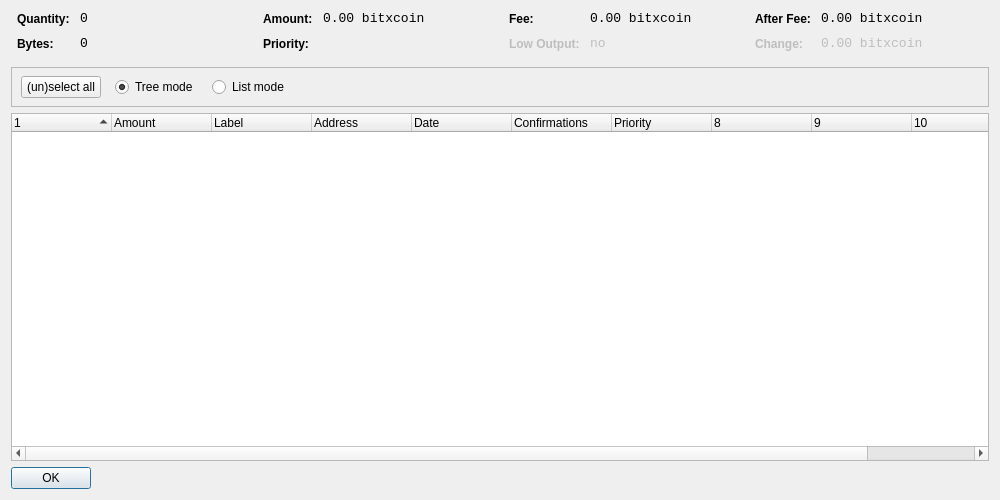
<?xml version="1.0" encoding="UTF-8"?>
<ui version="4.0">
 <class>CoinControlDialog</class>
 <widget class="QDialog" name="CoinControlDialog">
  <property name="geometry">
   <rect>
    <x>0</x>
    <y>0</y>
    <width>1000</width>
    <height>500</height>
   </rect>
  </property>
  <property name="windowTitle">
   <string>Coin Control</string>
  </property>
  <layout class="QVBoxLayout" name="verticalLayout">
   <item>
    <layout class="QHBoxLayout" name="horizontalLayoutTop" stretch="0,0,0,0">
     <property name="topMargin">
      <number>0</number>
     </property>
     <property name="bottomMargin">
      <number>10</number>
     </property>
     <item>
      <layout class="QFormLayout" name="formLayoutCoinControl1">
       <property name="horizontalSpacing">
        <number>10</number>
       </property>
       <property name="verticalSpacing">
        <number>10</number>
       </property>
       <property name="leftMargin">
        <number>6</number>
       </property>
       <property name="rightMargin">
        <number>6</number>
       </property>
       <item row="0" column="0">
        <widget class="QLabel" name="labelCoinControlQuantityText">
         <property name="styleSheet">
          <string notr="true">font-weight:bold;</string>
         </property>
         <property name="text">
          <string>Quantity:</string>
         </property>
        </widget>
       </item>
       <item row="0" column="1">
        <widget class="QLabel" name="labelCoinControlQuantity">
         <property name="font">
          <font>
           <family>Monospace</family>
           <pointsize>10</pointsize>
          </font>
         </property>
         <property name="cursor">
          <cursorShape>IBeamCursor</cursorShape>
         </property>
         <property name="contextMenuPolicy">
          <enum>Qt::ActionsContextMenu</enum>
         </property>
         <property name="text">
          <string notr="true">0</string>
         </property>
         <property name="textInteractionFlags">
          <set>Qt::LinksAccessibleByMouse|Qt::TextSelectableByKeyboard|Qt::TextSelectableByMouse</set>
         </property>
        </widget>
       </item>
       <item row="1" column="0">
        <widget class="QLabel" name="labelCoinControlBytesText">
         <property name="styleSheet">
          <string notr="true">font-weight:bold;</string>
         </property>
         <property name="text">
          <string>Bytes:</string>
         </property>
        </widget>
       </item>
       <item row="1" column="1">
        <widget class="QLabel" name="labelCoinControlBytes">
         <property name="font">
          <font>
           <family>Monospace</family>
           <pointsize>10</pointsize>
          </font>
         </property>
         <property name="cursor">
          <cursorShape>IBeamCursor</cursorShape>
         </property>
         <property name="contextMenuPolicy">
          <enum>Qt::ActionsContextMenu</enum>
         </property>
         <property name="text">
          <string notr="true">0</string>
         </property>
         <property name="textInteractionFlags">
          <set>Qt::LinksAccessibleByMouse|Qt::TextSelectableByKeyboard|Qt::TextSelectableByMouse</set>
         </property>
        </widget>
       </item>
      </layout>
     </item>
     <item>
      <layout class="QFormLayout" name="formLayoutCoinControl2">
       <property name="horizontalSpacing">
        <number>10</number>
       </property>
       <property name="verticalSpacing">
        <number>10</number>
       </property>
       <property name="leftMargin">
        <number>6</number>
       </property>
       <property name="rightMargin">
        <number>6</number>
       </property>
       <item row="0" column="0">
        <widget class="QLabel" name="labelCoinControlAmountText">
         <property name="styleSheet">
          <string notr="true">font-weight:bold;</string>
         </property>
         <property name="text">
          <string>Amount:</string>
         </property>
        </widget>
       </item>
       <item row="0" column="1">
        <widget class="QLabel" name="labelCoinControlAmount">
         <property name="font">
          <font>
           <family>Monospace</family>
           <pointsize>10</pointsize>
          </font>
         </property>
         <property name="cursor">
          <cursorShape>IBeamCursor</cursorShape>
         </property>
         <property name="contextMenuPolicy">
          <enum>Qt::ActionsContextMenu</enum>
         </property>
         <property name="text">
          <string notr="true">0.00 bitxcoin</string>
         </property>
         <property name="textInteractionFlags">
          <set>Qt::LinksAccessibleByMouse|Qt::TextSelectableByKeyboard|Qt::TextSelectableByMouse</set>
         </property>
        </widget>
       </item>
       <item row="1" column="0">
        <widget class="QLabel" name="labelCoinControlPriorityText">
         <property name="styleSheet">
          <string notr="true">font-weight:bold;</string>
         </property>
         <property name="text">
          <string>Priority:</string>
         </property>
        </widget>
       </item>
       <item row="1" column="1">
        <widget class="QLabel" name="labelCoinControlPriority">
         <property name="font">
          <font>
           <family>Monospace</family>
           <pointsize>10</pointsize>
          </font>
         </property>
         <property name="cursor">
          <cursorShape>IBeamCursor</cursorShape>
         </property>
         <property name="contextMenuPolicy">
          <enum>Qt::ActionsContextMenu</enum>
         </property>
         <property name="text">
          <string/>
         </property>
         <property name="textInteractionFlags">
          <set>Qt::LinksAccessibleByMouse|Qt::TextSelectableByKeyboard|Qt::TextSelectableByMouse</set>
         </property>
        </widget>
       </item>
      </layout>
     </item>
     <item>
      <layout class="QFormLayout" name="formLayoutCoinControl3">
       <property name="horizontalSpacing">
        <number>10</number>
       </property>
       <property name="verticalSpacing">
        <number>10</number>
       </property>
       <property name="leftMargin">
        <number>6</number>
       </property>
       <property name="rightMargin">
        <number>6</number>
       </property>
       <item row="0" column="0">
        <widget class="QLabel" name="labelCoinControlFeeText">
         <property name="styleSheet">
          <string notr="true">font-weight:bold;</string>
         </property>
         <property name="text">
          <string>Fee:</string>
         </property>
        </widget>
       </item>
       <item row="0" column="1">
        <widget class="QLabel" name="labelCoinControlFee">
         <property name="font">
          <font>
           <family>Monospace</family>
           <pointsize>10</pointsize>
          </font>
         </property>
         <property name="cursor">
          <cursorShape>IBeamCursor</cursorShape>
         </property>
         <property name="contextMenuPolicy">
          <enum>Qt::ActionsContextMenu</enum>
         </property>
         <property name="text">
          <string notr="true">0.00 bitxcoin</string>
         </property>
         <property name="textInteractionFlags">
          <set>Qt::LinksAccessibleByMouse|Qt::TextSelectableByKeyboard|Qt::TextSelectableByMouse</set>
         </property>
        </widget>
       </item>
       <item row="1" column="0">
        <widget class="QLabel" name="labelCoinControlLowOutputText">
         <property name="enabled">
          <bool>false</bool>
         </property>
         <property name="styleSheet">
          <string notr="true">font-weight:bold;</string>
         </property>
         <property name="text">
          <string>Low Output:</string>
         </property>
        </widget>
       </item>
       <item row="1" column="1">
        <widget class="QLabel" name="labelCoinControlLowOutput">
         <property name="enabled">
          <bool>false</bool>
         </property>
         <property name="font">
          <font>
           <family>Monospace</family>
           <pointsize>10</pointsize>
          </font>
         </property>
         <property name="cursor">
          <cursorShape>IBeamCursor</cursorShape>
         </property>
         <property name="contextMenuPolicy">
          <enum>Qt::ActionsContextMenu</enum>
         </property>
         <property name="text">
          <string notr="true">no</string>
         </property>
         <property name="textInteractionFlags">
          <set>Qt::LinksAccessibleByMouse|Qt::TextSelectableByKeyboard|Qt::TextSelectableByMouse</set>
         </property>
        </widget>
       </item>
      </layout>
     </item>
     <item>
      <layout class="QFormLayout" name="formLayoutCoinControl4">
       <property name="horizontalSpacing">
        <number>10</number>
       </property>
       <property name="verticalSpacing">
        <number>10</number>
       </property>
       <property name="leftMargin">
        <number>6</number>
       </property>
       <property name="rightMargin">
        <number>6</number>
       </property>
       <item row="0" column="0">
        <widget class="QLabel" name="labelCoinControlAfterFeeText">
         <property name="styleSheet">
          <string notr="true">font-weight:bold;</string>
         </property>
         <property name="text">
          <string>After Fee:</string>
         </property>
        </widget>
       </item>
       <item row="0" column="1">
        <widget class="QLabel" name="labelCoinControlAfterFee">
         <property name="font">
          <font>
           <family>Monospace</family>
           <pointsize>10</pointsize>
          </font>
         </property>
         <property name="cursor">
          <cursorShape>IBeamCursor</cursorShape>
         </property>
         <property name="contextMenuPolicy">
          <enum>Qt::ActionsContextMenu</enum>
         </property>
         <property name="text">
          <string notr="true">0.00 bitxcoin</string>
         </property>
         <property name="textInteractionFlags">
          <set>Qt::LinksAccessibleByMouse|Qt::TextSelectableByKeyboard|Qt::TextSelectableByMouse</set>
         </property>
        </widget>
       </item>
       <item row="1" column="0">
        <widget class="QLabel" name="labelCoinControlChangeText">
         <property name="enabled">
          <bool>false</bool>
         </property>
         <property name="styleSheet">
          <string notr="true">font-weight:bold;</string>
         </property>
         <property name="text">
          <string>Change:</string>
         </property>
        </widget>
       </item>
       <item row="1" column="1">
        <widget class="QLabel" name="labelCoinControlChange">
         <property name="enabled">
          <bool>false</bool>
         </property>
         <property name="font">
          <font>
           <family>Monospace</family>
           <pointsize>10</pointsize>
          </font>
         </property>
         <property name="cursor">
          <cursorShape>IBeamCursor</cursorShape>
         </property>
         <property name="contextMenuPolicy">
          <enum>Qt::ActionsContextMenu</enum>
         </property>
         <property name="text">
          <string notr="true">0.00 bitxcoin</string>
         </property>
         <property name="textInteractionFlags">
          <set>Qt::LinksAccessibleByMouse|Qt::TextSelectableByKeyboard|Qt::TextSelectableByMouse</set>
         </property>
        </widget>
       </item>
      </layout>
     </item>
    </layout>
   </item>
   <item>
    <widget class="QFrame" name="frame">
     <property name="minimumSize">
      <size>
       <width>0</width>
       <height>40</height>
      </size>
     </property>
     <property name="frameShape">
      <enum>QFrame::StyledPanel</enum>
     </property>
     <property name="frameShadow">
      <enum>QFrame::Sunken</enum>
     </property>
     <widget class="QWidget" name="horizontalLayoutWidget">
      <property name="geometry">
       <rect>
        <x>10</x>
        <y>0</y>
        <width>781</width>
        <height>41</height>
       </rect>
      </property>
      <layout class="QHBoxLayout" name="horizontalLayoutPanel" stretch="0,0,0,0,0">
       <property name="spacing">
        <number>14</number>
       </property>
       <item>
        <widget class="QPushButton" name="pushButtonSelectAll">
         <property name="sizePolicy">
          <sizepolicy hsizetype="Maximum" vsizetype="Fixed">
           <horstretch>0</horstretch>
           <verstretch>0</verstretch>
          </sizepolicy>
         </property>
         <property name="text">
          <string>(un)select all</string>
         </property>
        </widget>
       </item>
       <item>
        <widget class="QRadioButton" name="radioTreeMode">
         <property name="sizePolicy">
          <sizepolicy hsizetype="Maximum" vsizetype="Fixed">
           <horstretch>0</horstretch>
           <verstretch>0</verstretch>
          </sizepolicy>
         </property>
         <property name="text">
          <string>Tree mode</string>
         </property>
         <property name="checked">
          <bool>true</bool>
         </property>
        </widget>
       </item>
       <item>
        <widget class="QRadioButton" name="radioListMode">
         <property name="sizePolicy">
          <sizepolicy hsizetype="Maximum" vsizetype="Fixed">
           <horstretch>0</horstretch>
           <verstretch>0</verstretch>
          </sizepolicy>
         </property>
         <property name="text">
          <string>List mode</string>
         </property>
        </widget>
       </item>
       <item>
        <spacer name="horizontalSpacer">
         <property name="orientation">
          <enum>Qt::Horizontal</enum>
         </property>
         <property name="sizeHint" stdset="0">
          <size>
           <width>40</width>
           <height>20</height>
          </size>
         </property>
        </spacer>
       </item>
      </layout>
     </widget>
    </widget>
   </item>
   <item>
    <widget class="CoinControlTreeWidget" name="treeWidget">
     <property name="contextMenuPolicy">
      <enum>Qt::CustomContextMenu</enum>
     </property>
     <property name="sortingEnabled">
      <bool>false</bool>
     </property>
     <property name="columnCount">
      <number>11</number>
     </property>
     <attribute name="headerShowSortIndicator" stdset="0">
      <bool>true</bool>
     </attribute>
     <attribute name="headerStretchLastSection">
      <bool>false</bool>
     </attribute>
     <column>
      <property name="text">
       <string/>
      </property>
     </column>
     <column>
      <property name="text">
       <string>Amount</string>
      </property>
     </column>
     <column>
      <property name="text">
       <string>Label</string>
      </property>
     </column>
     <column>
      <property name="text">
       <string>Address</string>
      </property>
     </column>
     <column>
      <property name="text">
       <string>Date</string>
      </property>
     </column>
     <column>
      <property name="text">
       <string>Confirmations</string>
      </property>
      <property name="toolTip">
       <string>Confirmed</string>
      </property>
     </column>
     <column>
      <property name="text">
       <string>Priority</string>
      </property>
     </column>
     <column>
      <property name="text">
       <string/>
      </property>
     </column>
     <column>
      <property name="text">
       <string/>
      </property>
     </column>
     <column>
      <property name="text">
       <string/>
      </property>
     </column>
     <column>
      <property name="text">
       <string/>
      </property>
     </column>
    </widget>
   </item>
   <item>
    <widget class="QDialogButtonBox" name="buttonBox">
     <property name="sizePolicy">
      <sizepolicy hsizetype="Maximum" vsizetype="Fixed">
       <horstretch>0</horstretch>
       <verstretch>0</verstretch>
      </sizepolicy>
     </property>
     <property name="orientation">
      <enum>Qt::Horizontal</enum>
     </property>
     <property name="standardButtons">
      <set>QDialogButtonBox::Ok</set>
     </property>
    </widget>
   </item>
  </layout>
 </widget>
 <customwidgets>
  <customwidget>
   <class>CoinControlTreeWidget</class>
   <extends>QTreeWidget</extends>
   <header>coincontroltreewidget.h</header>
  </customwidget>
 </customwidgets>
 <resources/>
 <connections/>
</ui>
